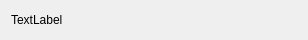
<?xml version="1.0" encoding="UTF-8"?>
<ui version="4.0">
 <class>ProgressDialog</class>
 <widget class="QDialog" name="ProgressDialog">
  <property name="geometry">
   <rect>
    <x>0</x>
    <y>0</y>
    <width>308</width>
    <height>40</height>
   </rect>
  </property>
  <property name="windowTitle">
   <string>ODF Updating....</string>
  </property>
  <layout class="QGridLayout" name="gridLayout">
   <item row="0" column="0">
    <widget class="QLabel" name="m_Label">
     <property name="text">
      <string>TextLabel</string>
     </property>
    </widget>
   </item>
  </layout>
 </widget>
 <resources/>
 <connections/>
</ui>
